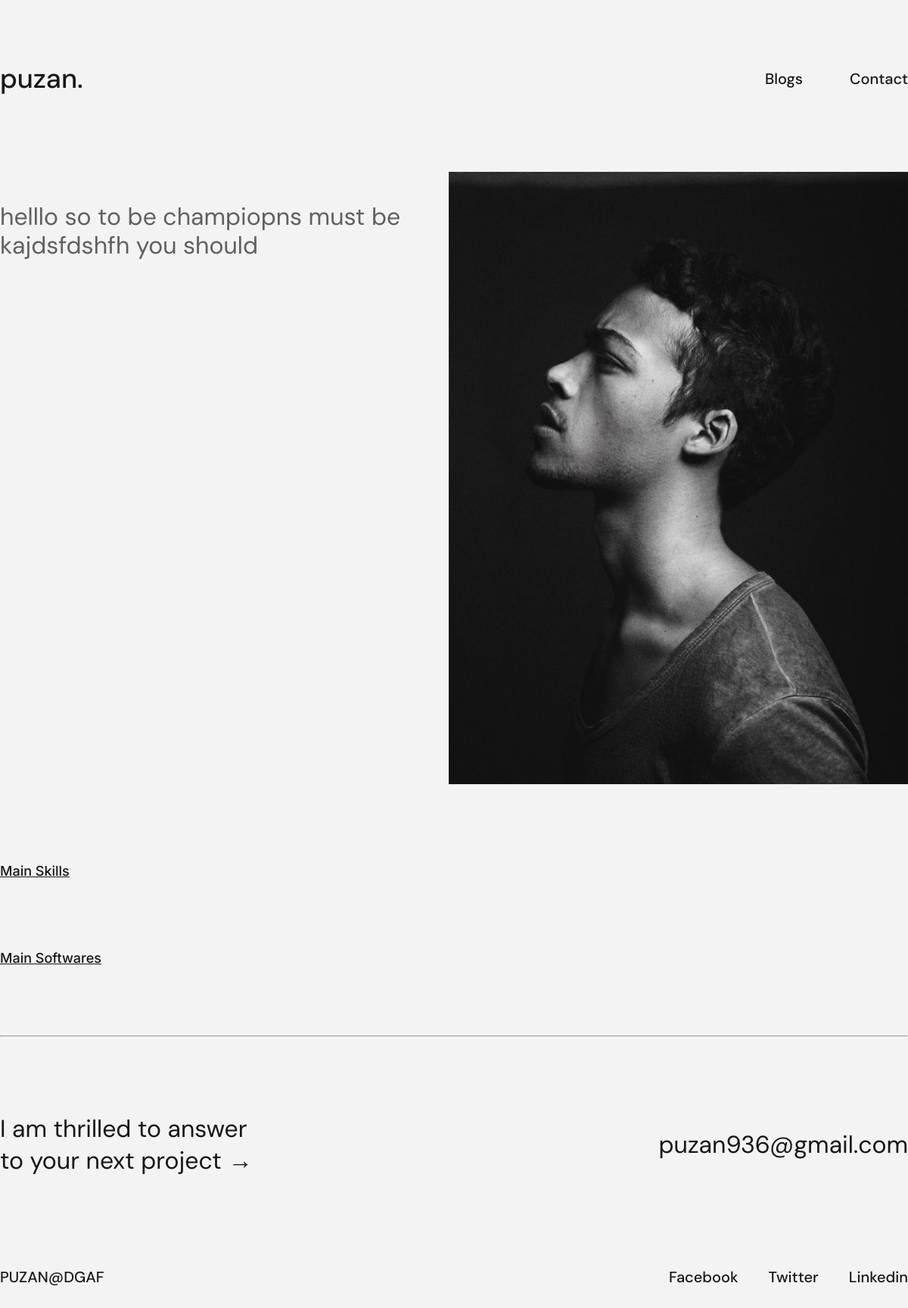
The page / on the database its author committed.
### pages/models.py (models this page shows, shortened)
class Index(models.Model):
    head = models.CharField(max_length=200)
    para = models.TextField()
    para2 = models.TextField()
    skills = models.TextField()
    softwares = models.TextField()
    mail = models.EmailField()
    image = models.ImageField(upload_to='images/', default='images/wu.jpg')

### pages/views.py (the view)
# urls.py: path("", index, name="index"),
def index(request):
    index_data = Index.objects.all()
    context = {
        'head':index_data[0].head,
        'para':index_data[0].para,
        'para2':index_data[0].para2,
        'skills':index_data[0].skills,
        'softwares':index_data[0].softwares,
        'mail':index_data[0].mail,
        'image':index_data[0].image,
    }
    return render(request, "pages/Index.html",context)

### templates/pages/index.html (shortened to what this page needs)
{% extends "base.html" %}
{% block main %}
      <section class="hero">
        <div class="container">
            <div class="flex-row">
              <div class="column">
                <p class="paragraph-primary">{{para2}}</p>
              </div>
              <div class="column">
              {% load static %}
                <img src="{{image.url}}" alt="" class="img-responsive">
              </div>
            </div>
          </div>
      </section>
      <section class="skills-section">
        <div class="container">
         <div class="flex-row">
           <div class="column">
              <h5 class="paragraph-secondary">Main Skills</h5>
           </div>
         </div>
         <div class="flex-row">
          <div class="column">
             <h5 class="paragraph-secondary">Main Softwares</h5>
          </div>
        </div>
        <hr class="line">
        </div>
      </section>
      <section class="contact">
        <div class="container">
          <div class="flex-row">
            <div class="column">
              <h2 class="heading-secondary">I am thrilled to answer to your next project &rarr; </h2>
            </div>
            <div class="column">
                <a href="mailto:bickkysahani@gmail.com" class="heading-secondary">{{mail}}</a>
            </div>
          </div>
        </div>
      </section>
{% endblock %}

### static/css/style.css (style rules this page uses)
:root { --color-white: #fff; --color-black: #181717; --color-grey: #606060; --color-background: #F3F3F3; --font-primary: "DM Sans", sans-serif; --font-secondary: "Inter", sans-serif; }
* { margin: 0; padding: 0; box-sizing: border-box; }
html { font-size: 62.5%; }
body { background-color: var(--color-background); }
.container { max-width: 120rem; margin: 0 auto; }
.img-responsive { max-width: 100%; height: auto; }
.heading-secondary { font-family: var(--font-primary); font-size: 3.2rem; font-weight: 400; color: var(--color-black); }
.paragraph-primary { font-family: var(--font-primary); font-size: 3.2rem; font-weight: 400; line-height: 1.2; color: var(--color-grey); text-transform: none; }
.paragraph-secondary { font-family: var(--font-secondary); font-size: 1.8rem; font-weight: 400; line-height: 1.4; color: var(--color-black); text-transform: none; }
.hero { margin-block: 10rem; }
.flex-row { display: flex; justify-content: space-between; }
.flex-row .column:nth-child(1) { flex-basis: 55%; }
.skills-section { margin-bottom: 10rem; }
.flex-row h5 { font-weight: 500; text-decoration: underline; width: 25rem; }
.skills-section .flex-row { margin-bottom: 9rem; gap: 10rem; justify-content: flex-start; }
.skills-section .flex-row .column:nth-child(1) { flex-basis:unset; }
.line { height: 0.2rem; background-color: var(--color-black); }
.contact { margin-bottom: 12rem; }
.contact .flex-row { display: flex; justify-content: space-between; align-items: center; }
.contact .flex-row .column:nth-child(1) { flex-basis: 30%; }
.contact a { text-decoration: none; }

### rows shown on the page
Index: para2 "helllo so to be champiopns must be kajdsfdshfh you should", mail "puzan936@gmail.com"
